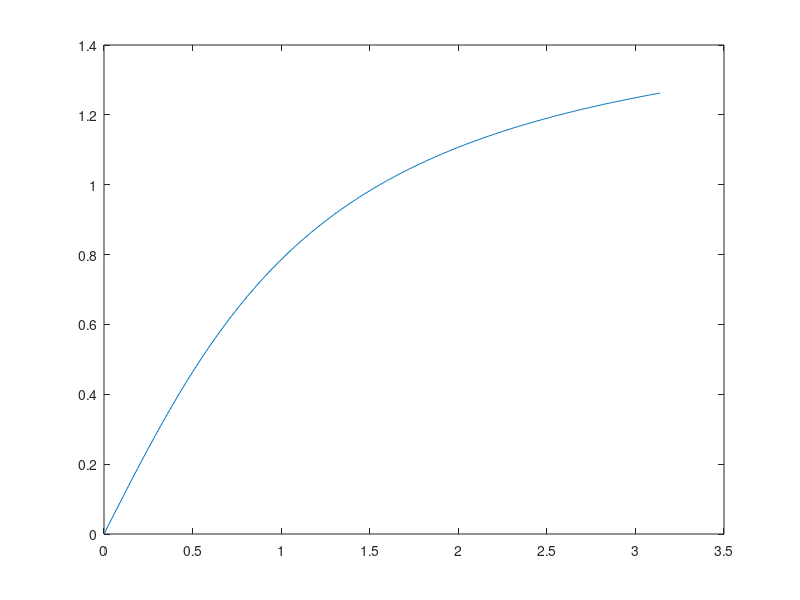

Reproduce this figure in MATLAB.
% Hieronder staat een regel waarmee je een grafiek van een arctangens
% tekent. Maak een nieuw figuur met de function figure. Selecteer alle 
% waarden uit 'signaal' die groter zijn dan 0.4 en kleiner  dan 0.8 en 
% plot de bijbehorende tijdstippen in het nieuwe figure. 
close all
t = 0:0.01:pi;
signaal = atan(t);
plot(t,signaal)
